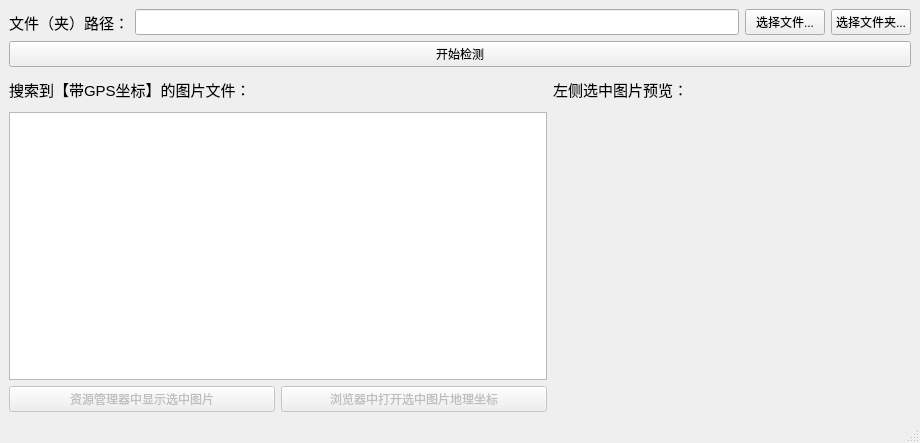
<?xml version="1.0" encoding="UTF-8"?>
<ui version="4.0">
 <class>MainWindow</class>
 <widget class="QMainWindow" name="MainWindow">
  <property name="geometry">
   <rect>
    <x>0</x>
    <y>0</y>
    <width>920</width>
    <height>443</height>
   </rect>
  </property>
  <property name="windowTitle">
   <string>定位图片坐标 Ver.1.0.2优化版 【Designed by MoWinCode】</string>
  </property>
  <property name="windowIcon">
   <iconset resource="sourse.qrc">
    <normaloff>:/icon/icon.ico</normaloff>:/icon/icon.ico</iconset>
  </property>
  <property name="styleSheet">
   <string notr="true"/>
  </property>
  <widget class="QWidget" name="centralwidget">
   <layout class="QGridLayout" name="gridLayout">
    <item row="0" column="0">
     <layout class="QVBoxLayout" name="verticalLayout_4">
      <item>
       <layout class="QVBoxLayout" name="verticalLayout_2" stretch="1,1">
        <item>
         <layout class="QHBoxLayout" name="layoutPath">
          <item>
           <widget class="QLabel" name="label">
            <property name="font">
             <font>
              <pointsize>11</pointsize>
             </font>
            </property>
            <property name="text">
             <string>文件（夹）路径：</string>
            </property>
           </widget>
          </item>
          <item>
           <widget class="QLineEdit" name="txtPath">
            <property name="font">
             <font>
              <pointsize>11</pointsize>
             </font>
            </property>
           </widget>
          </item>
          <item>
           <widget class="QPushButton" name="cmdGetFile">
            <property name="text">
             <string>选择文件...</string>
            </property>
           </widget>
          </item>
          <item>
           <widget class="QPushButton" name="cmdGetFolder">
            <property name="text">
             <string>选择文件夹...</string>
            </property>
           </widget>
          </item>
         </layout>
        </item>
        <item>
         <widget class="QPushButton" name="cmdStart">
          <property name="text">
           <string>开始检测</string>
          </property>
         </widget>
        </item>
       </layout>
      </item>
      <item>
       <layout class="QHBoxLayout" name="horizontalLayout_2" stretch="3,2">
        <item>
         <layout class="QVBoxLayout" name="verticalLayout" stretch="1,8,1">
          <item>
           <widget class="QLabel" name="label_2">
            <property name="font">
             <font>
              <pointsize>11</pointsize>
             </font>
            </property>
            <property name="text">
             <string>搜索到【带GPS坐标】的图片文件：</string>
            </property>
           </widget>
          </item>
          <item>
           <widget class="QListWidget" name="lstPictures"/>
          </item>
          <item>
           <layout class="QHBoxLayout" name="horizontalLayout" stretch="1,1">
            <item>
             <widget class="QPushButton" name="cmdOpenFile">
              <property name="enabled">
               <bool>false</bool>
              </property>
              <property name="text">
               <string>资源管理器中显示选中图片</string>
              </property>
             </widget>
            </item>
            <item>
             <widget class="QPushButton" name="cmdOpenMap">
              <property name="enabled">
               <bool>false</bool>
              </property>
              <property name="text">
               <string>浏览器中打开选中图片地理坐标</string>
              </property>
             </widget>
            </item>
           </layout>
          </item>
         </layout>
        </item>
        <item>
         <layout class="QVBoxLayout" name="verticalLayout_3" stretch="1,9">
          <item>
           <widget class="QLabel" name="label_3">
            <property name="enabled">
             <bool>true</bool>
            </property>
            <property name="font">
             <font>
              <pointsize>11</pointsize>
             </font>
            </property>
            <property name="text">
             <string>左侧选中图片预览：</string>
            </property>
           </widget>
          </item>
          <item>
           <widget class="QLabel" name="lblPicture">
            <property name="text">
             <string/>
            </property>
           </widget>
          </item>
         </layout>
        </item>
       </layout>
      </item>
     </layout>
    </item>
   </layout>
  </widget>
  <widget class="QStatusBar" name="statusBar"/>
 </widget>
 <resources>
  <include location="sourse.qrc"/>
 </resources>
 <connections/>
</ui>
